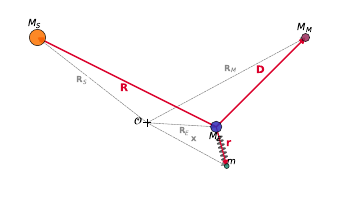

Generate this figure with Python:
"""
Schematic planar solar system diagram for Section II.A.

Shows the four point masses (Sun, Earth, Moon, test mass) in an inertial
frame with all position vectors labeled.  Not to scale — the purpose is
to visualize the setup and the vector definitions used in the proof.
"""

import matplotlib
matplotlib.use("Agg")
import numpy as np
import matplotlib.pyplot as plt
from matplotlib.patches import FancyArrowPatch, Circle

# --- Style: publication, single-column PRX ---
plt.rcParams.update({
    "figure.figsize": (3.3, 2.5),
    "figure.dpi": 150,
    "savefig.dpi": 300,
    "savefig.bbox": "tight",
    "savefig.pad_inches": 0.05,
    "font.family": "sans-serif",
    "font.sans-serif": [
        "DejaVu Sans", "Arial", "Helvetica",
        "Lucida Grande", "Verdana", "sans-serif",
    ],
    "font.size": 7,
    "axes.labelsize": 9,
    "axes.titlesize": 7,
    "xtick.labelsize": 7,
    "ytick.labelsize": 7,
    "legend.fontsize": 7,
    "text.usetex": False,
    "axes.formatter.use_mathtext": True,
    "mathtext.fontset": "dejavusans",
    "axes.linewidth": 0.5,
    "lines.linewidth": 1.0,
})

# --- Body positions (schematic, not to scale) ---
# Spread out so labels don't overlap; Earth-test mass gap exaggerated
O  = np.array([-0.5, -0.5])     # inertial origin (offset from center)
S  = np.array([-3.2, 1.6])      # Sun (upper left)
E  = np.array([1.2, -0.6])      # Earth (lower right)
M  = np.array([3.4, 1.6])       # Moon (upper right)

# Test mass + spring assembly: spring starts at Earth's edge, test mass
# sits at the far end.  Direction is ~15° above horizontal (East).
_spring_angle = np.radians(15 - 90)  # rotated 90° clockwise
_spring_dir = np.array([np.cos(_spring_angle), np.sin(_spring_angle)])
_spring_perp = np.array([-_spring_dir[1], _spring_dir[0]])  # perpendicular
_earth_radius = 0.14  # must match body_data below
_spring_length = 0.8  # visual length of the spring coils
_test_radius = 0.06
# Spring endpoints: from Earth's edge to test mass edge (touching both)
_total_gap = _spring_length  # gap between surfaces filled by spring
T = E + (_earth_radius + _total_gap + _test_radius) * _spring_dir
_spring_start = E + _earth_radius * _spring_dir       # Earth's surface
_spring_end   = T - _test_radius * _spring_dir         # test mass surface

# --- Colors ---
c_sun   = "#fd7400"   # orange
c_earth = "#2e2cb8"   # blue
c_moon  = "#9b2f5c"   # magenta
c_test  = "#1f8a70"   # teal
c_vec   = "#888888"   # gray for position vectors from origin
c_rel   = "#db002b"   # red for relative/geocentric vectors

fig, ax = plt.subplots(figsize=(3.5, 2.8))
ax.set_aspect("equal")
ax.axis("off")

# --- Helper: draw arrow ---
def draw_arrow(start, end, color, lw=0.8, style="-|>", zorder=2,
               shrinkA=0, shrinkB=0, ls="-"):
    arrow = FancyArrowPatch(
        start, end,
        arrowstyle=style, color=color, linewidth=lw,
        mutation_scale=8, zorder=zorder,
        shrinkA=shrinkA, shrinkB=shrinkB, linestyle=ls,
    )
    ax.add_patch(arrow)

# --- Helper: draw spring between two points ---
def draw_spring(p1, p2, n_coils=6, amplitude=0.08, color="#666666",
                lw=0.7):
    d = p2 - p1
    length = np.linalg.norm(d)
    t_hat = d / length
    n_hat = np.array([-t_hat[1], t_hat[0]])

    # Straight leads at each end
    lead = 0.12
    # Use many points for smooth zigzag
    n_pts = n_coils * 100
    ts = np.linspace(0, 1, n_pts + 1)
    pts = [p1, p1 + lead * d]
    for t in ts:
        frac = lead + (1 - 2 * lead) * t
        sign = np.sin(2 * np.pi * n_coils * t)
        pt = p1 + frac * d + sign * amplitude * n_hat
        pts.append(pt)
    pts.append(p1 + (1 - lead) * d)
    pts.append(p2)
    pts = np.array(pts)
    ax.plot(pts[:, 0], pts[:, 1], color=color, linewidth=lw,
            zorder=3, solid_capstyle="round")

# --- Draw bodies ---
body_data = [
    (S, c_sun,   0.20, "$M_S$", (-0.05, 0.30), 7),
    (E, c_earth, 0.14, "$M_E$", (0.0, -0.28), 7),
    (M, c_moon,  0.10, "$M_M$", (0.0, 0.20), 7),
    (T, c_test,  0.06, "$m$",   (0.15, 0.08), 6.5),
]

for pos, color, radius, label, offset, fs in body_data:
    circle = Circle(pos, radius, facecolor=color, edgecolor="black",
                    linewidth=0.4, zorder=5, alpha=0.85)
    ax.add_patch(circle)
    ax.text(pos[0] + offset[0], pos[1] + offset[1], label,
            fontsize=fs, ha="center", va="center", zorder=6)

# --- Inertial origin marker ---
ax.plot(*O, "+", color="black", markersize=6, markeredgewidth=0.8,
        zorder=4)
ax.text(O[0] - 0.22, O[1], r"$\mathcal{O}$", fontsize=7.5,
        ha="center", va="center", color="black")

# --- Position vectors from origin (gray, thin) ---
vec_data = [
    (S, r"$\mathbf{R}_S$", "above"),
    (E, r"$\mathbf{R}_E$", "below"),
    (M, r"$\mathbf{R}_M$", "above"),
    (T, r"$\mathbf{x}$",   "above"),
]

for pos, label, placement in vec_data:
    draw_arrow(O, pos, c_vec, lw=0.4, shrinkB=0, ls="--")
    mid = 0.45 * O + 0.55 * pos
    if placement == "above":
        # Place label above the midpoint of the vector
        d = pos - O
        n = np.array([-d[1], d[0]])
        n = n / np.linalg.norm(n) * 0.18
        lpos = mid + n
    else:
        d = pos - O
        n = np.array([-d[1], d[0]])
        n = n / np.linalg.norm(n) * 0.18
        lpos = mid - n
    ax.text(lpos[0], lpos[1], label, fontsize=6, ha="center",
            va="center", color=c_vec,
            bbox=dict(facecolor="white", edgecolor="none", pad=0.5,
                      alpha=0.8))

# --- Relative vectors (red, solid, prominent) ---
# Arrows start/end at body centers (no shrink)
# R = R_S - R_E (geocentric Sun)
draw_arrow(E, S, c_rel, lw=1.0, shrinkA=0, shrinkB=0)
mid_R = 0.5 * (E + S)
ax.text(mid_R[0] - 0.05, mid_R[1] - 0.25, r"$\mathbf{R}$",
        fontsize=7.5, ha="center", color=c_rel, fontweight="bold")

# D = R_M - R_E (geocentric Moon)
draw_arrow(E, M, c_rel, lw=1.0, shrinkA=0, shrinkB=0)
mid_D = 0.5 * (E + M)
ax.text(mid_D[0] + 0.0, mid_D[1] + 0.2, r"$\mathbf{D}$",
        fontsize=7.5, ha="center", color=c_rel, fontweight="bold")

# --- Spring between Earth and test mass ---
# Spring from Earth's surface to test mass surface (physically connected)
draw_spring(_spring_start, _spring_end, n_coils=6, amplitude=0.08,
            color="#555555", lw=0.8)

# r = x - R_E (test mass relative to Earth) — center to center
draw_arrow(E, T, c_rel, lw=0.8, shrinkA=0, shrinkB=0, zorder=4)
d_ET = T - E
n_ET_unit = np.array([-d_ET[1], d_ET[0]]) / np.linalg.norm(d_ET)
mid_r = 0.5 * (E + T) + 0.2 * n_ET_unit
ax.text(mid_r[0], mid_r[1], r"$\mathbf{r}$",
        fontsize=7.5, ha="center", va="center", color=c_rel,
        fontweight="bold")

# Set limits with padding — expanded to include test mass below Earth
ax.set_xlim(-4.0, 4.1)
ax.set_ylim(-2.2, 2.4)

fig.tight_layout()
fig.savefig("/home/[user]/dev/pytheas/doc/figures/setup_schematic.pdf")
fig.savefig("/home/[user]/dev/pytheas/doc/figures/setup_schematic.png")
print("Saved setup_schematic.pdf and .png")
